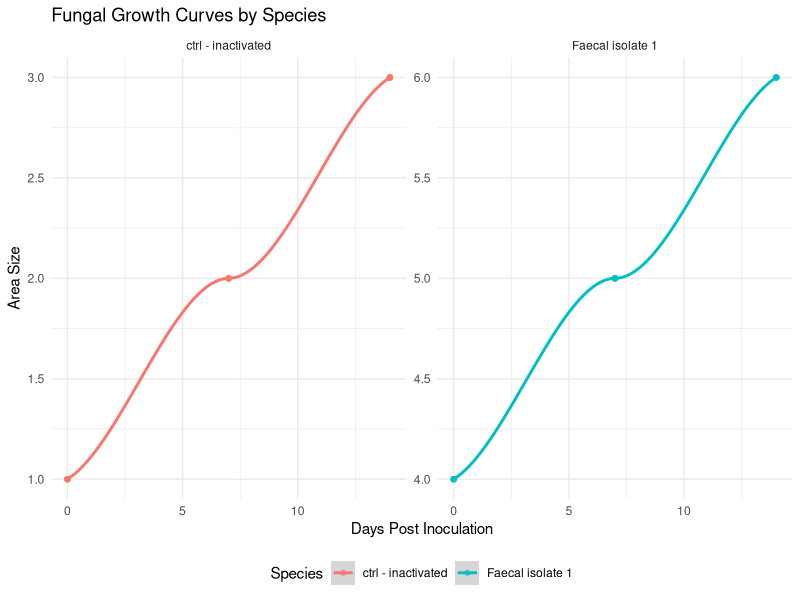
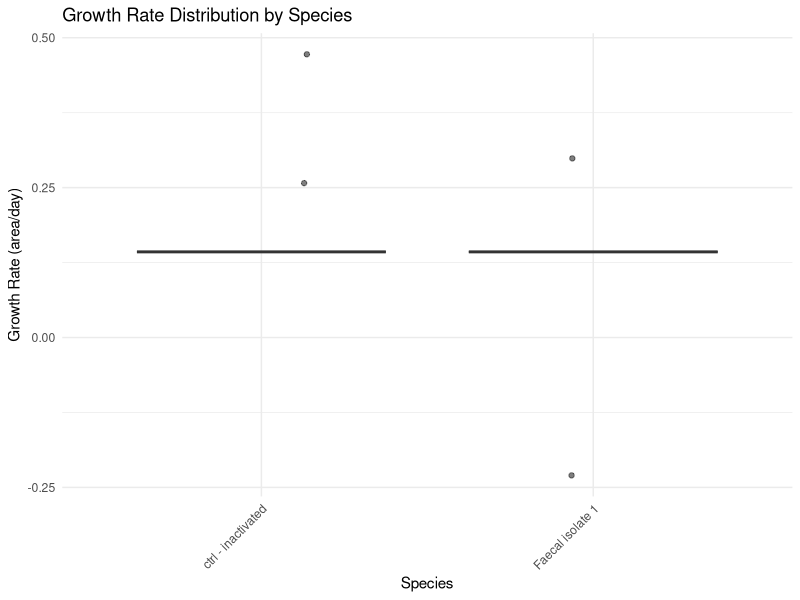

Recreate these plots in R, in order. (Note: this script raises an error after producing the figures.)
## ---- chunk 1
knitr::opts_chunk$set(echo = TRUE, warning = FALSE, message = FALSE)

# Load required libraries
library(tidyverse)
library(ggplot2)
library(car)
library(broom)
library(knitr)
library(patchwork)
library(corrplot)
library(emmeans)
## ---- chunk 2
# Load the cleaned experiment data
experiment_data <- read_csv("../data/raw/experiment_data_cleaned.csv")

# Display data structure
glimpse(experiment_data)

# Check for missing values
missing_summary <- experiment_data %>%
  summarise_all(~sum(is.na(.))) %>%
  pivot_longer(everything(), names_to = "variable", values_to = "missing_count") %>%
  filter(missing_count > 0)

kable(missing_summary, caption = "Missing values summary")
## ---- chunk 3
# Prepare growth data in long format
growth_data_long <- experiment_data %>%
  select(id_treatment, species, id_faeces, 
         area_size_0, area_size_7, area_size_14) %>%
  pivot_longer(cols = starts_with("area_size_"), 
               names_to = "timepoint", 
               values_to = "area_size") %>%
  mutate(dpi = as.numeric(str_extract(timepoint, "\\d+"))) %>%
  filter(!is.na(area_size))

# Calculate growth rates
growth_rates <- growth_data_long %>%
  group_by(id_treatment, species) %>%
  arrange(dpi) %>%
  mutate(growth_rate = (area_size - lag(area_size)) / (dpi - lag(dpi))) %>%
  filter(!is.na(growth_rate))
## ---- chunk 4
# Growth curves by species
p1 <- ggplot(growth_data_long, aes(x = dpi, y = area_size, color = species)) +
  geom_point(alpha = 0.6) +
  geom_smooth(method = "loess", se = TRUE) +
  facet_wrap(~species, scales = "free_y") +
  labs(title = "Fungal Growth Curves by Species",
       x = "Days Post Inoculation",
       y = "Area Size",
       color = "Species") +
  theme_minimal() +
  theme(legend.position = "bottom")

print(p1)
## ---- chunk 5
# Box plot of growth rates
p2 <- ggplot(growth_rates, aes(x = species, y = growth_rate, fill = species)) +
  geom_boxplot(alpha = 0.7) +
  geom_jitter(width = 0.2, alpha = 0.5) +
  labs(title = "Growth Rate Distribution by Species",
       x = "Species",
       y = "Growth Rate (area/day)") +
  theme_minimal() +
  theme(axis.text.x = element_text(angle = 45, hjust = 1),
        legend.position = "none")

print(p2)
## ---- chunk 6
# Filter for 14 dpi data
growth_14dpi <- growth_data_long %>%
  filter(dpi == 14, !is.na(area_size))

# Shapiro-Wilk test by species
normality_results <- growth_14dpi %>%
  group_by(species) %>%
  summarise(
    n = n(),
    shapiro_statistic = ifelse(n() >= 3, shapiro.test(area_size)$statistic, NA),
    shapiro_p_value = ifelse(n() >= 3, shapiro.test(area_size)$p.value, NA)
  )

kable(normality_results, caption = "Shapiro-Wilk normality test for growth at 14 dpi")
## ---- chunk 7
# Q-Q plots
ggplot(growth_14dpi, aes(sample = area_size)) +
  stat_qq() +
  stat_qq_line() +
  facet_wrap(~species, scales = "free") +
  labs(title = "Q-Q Plots for Growth Data by Species") +
  theme_minimal()
## ---- chunk 8
# Levene's test for homogeneity of variance
if(nrow(growth_14dpi) > 0) {
  levene_result <- leveneTest(area_size ~ species, data = growth_14dpi)
  print(levene_result)
}
## ---- chunk 9
# Visual inspection with residual plots
if(nrow(growth_14dpi) > 0) {
  growth_model <- lm(area_size ~ species, data = growth_14dpi)
  par(mfrow = c(2, 2))
  plot(growth_model)
}
## ---- chunk 10
# Perform ANOVA if assumptions are met
if(nrow(growth_14dpi) > 0 && length(unique(growth_14dpi$species)) > 1) {
  growth_anova <- aov(area_size ~ species, data = growth_14dpi)
  
  # ANOVA summary
  anova_summary <- tidy(growth_anova)
  kable(anova_summary, caption = "ANOVA results for fungal growth at 14 dpi")
  
  # Post-hoc test if significant
  if(anova_summary$p.value[1] < 0.05) {
    posthoc <- TukeyHSD(growth_anova)
    print(posthoc)
    plot(posthoc)
  }
}
## ---- chunk 11
# Calculate log reduction
bacteria_data <- experiment_data %>%
  filter(!is.na(e_coli_conc), !is.na(e_coli_mean)) %>%
  mutate(
    log_reduction = log10(e_coli_conc/e_coli_mean),
    cfu_reduction_percent = ((e_coli_mean - e_coli_conc)/e_coli_mean) * 100
  )

# Summary statistics
bacteria_summary <- bacteria_data %>%
  group_by(species) %>%
  summarise(
    n = n(),
    mean_log_reduction = mean(log_reduction, na.rm = TRUE),
    sd_log_reduction = sd(log_reduction, na.rm = TRUE),
    mean_percent_reduction = mean(cfu_reduction_percent, na.rm = TRUE)
  )

kable(bacteria_summary, caption = "Bacterial reduction summary by species")
## ---- chunk 12
# Log reduction by species
p3 <- ggplot(bacteria_data, aes(x = species, y = log_reduction, fill = species)) +
  geom_boxplot(alpha = 0.7) +
  geom_jitter(width = 0.2, alpha = 0.5) +
  geom_hline(yintercept = 0, linetype = "dashed", color = "red") +
  labs(title = "E. coli Log Reduction by Fungal Species",
       x = "Species",
       y = "Log10 Reduction",
       subtitle = "Negative values indicate reduction") +
  theme_minimal() +
  theme(axis.text.x = element_text(angle = 45, hjust = 1),
        legend.position = "none")

print(p3)
## ---- chunk 13
# Distribution of reductions
p4 <- ggplot(bacteria_data, aes(x = log_reduction, fill = species)) +
  geom_histogram(bins = 20, alpha = 0.7) +
  facet_wrap(~species, scales = "free_y") +
  labs(title = "Distribution of E. coli Log Reductions",
       x = "Log10 Reduction",
       y = "Count") +
  theme_minimal() +
  theme(legend.position = "none")

print(p4)
## ---- chunk 14
# Shapiro-Wilk test for log reduction
bacteria_normality <- bacteria_data %>%
  group_by(species) %>%
  summarise(
    n = n(),
    shapiro_statistic = ifelse(n() >= 3, shapiro.test(log_reduction)$statistic, NA),
    shapiro_p_value = ifelse(n() >= 3, shapiro.test(log_reduction)$p.value, NA)
  )

kable(bacteria_normality, caption = "Shapiro-Wilk normality test for log reduction")

# Q-Q plots
ggplot(bacteria_data, aes(sample = log_reduction)) +
  stat_qq() +
  stat_qq_line() +
  facet_wrap(~species, scales = "free") +
  labs(title = "Q-Q Plots for Log Reduction by Species") +
  theme_minimal()
## ---- chunk 15
# Levene's test
if(nrow(bacteria_data) > 0) {
  bacteria_levene <- leveneTest(log_reduction ~ species, data = bacteria_data)
  print(bacteria_levene)
}
## ---- chunk 16
# Decision based on normality and homogeneity
if(nrow(bacteria_data) > 0 && length(unique(bacteria_data$species)) > 1) {
  # Check if normality assumption is met
  if(all(bacteria_normality$shapiro_p_value > 0.05, na.rm = TRUE)) {
    # Parametric ANOVA
    bacteria_anova <- aov(log_reduction ~ species, data = bacteria_data)
    print(summary(bacteria_anova))
    
    # Post-hoc if significant
    if(summary(bacteria_anova)[[1]][["Pr(>F)"]][1] < 0.05) {
      bacteria_posthoc <- TukeyHSD(bacteria_anova)
      print(bacteria_posthoc)
    }
  } else {
    # Non-parametric Kruskal-Wallis
    bacteria_kw <- kruskal.test(log_reduction ~ species, data = bacteria_data)
    print(bacteria_kw)
    
    # Dunn test for post-hoc if significant
    if(bacteria_kw$p.value < 0.05) {
      # Note: Would need dunn.test package for post-hoc
      print("Kruskal-Wallis test is significant. Consider Dunn test for pairwise comparisons.")
    }
  }
}
## ---- chunk 17
# pH data summary
ph_data <- experiment_data %>%
  select(id_treatment, species, ph_0dpi, id_faeces) %>%
  filter(!is.na(ph_0dpi))

# Summary by species
ph_summary <- ph_data %>%
  group_by(species) %>%
  summarise(
    n = n(),
    mean_ph = mean(ph_0dpi, na.rm = TRUE),
    sd_ph = sd(ph_0dpi, na.rm = TRUE),
    min_ph = min(ph_0dpi, na.rm = TRUE),
    max_ph = max(ph_0dpi, na.rm = TRUE)
  )

kable(ph_summary, caption = "pH summary by species")

# Visualization
p5 <- ggplot(ph_data, aes(x = species, y = ph_0dpi, fill = species)) +
  geom_boxplot(alpha = 0.7) +
  geom_jitter(width = 0.2, alpha = 0.5) +
  labs(title = "Initial pH Distribution by Species",
       x = "Species",
       y = "pH at 0 DPI") +
  theme_minimal() +
  theme(axis.text.x = element_text(angle = 45, hjust = 1),
        legend.position = "none")

print(p5)
## ---- chunk 18
# Calculate weight changes
weight_data <- experiment_data %>%
  filter(!is.na(weight_0dpi)) %>%
  mutate(
    initial_dry_weight = dry_weight_0dpi,
    water_loss_potential = weight_0dpi - dry_weight_0dpi
  )

# Summary by species
weight_summary <- weight_data %>%
  group_by(species) %>%
  summarise(
    n = n(),
    mean_initial_weight = mean(weight_0dpi, na.rm = TRUE),
    mean_dry_weight = mean(dry_weight_0dpi, na.rm = TRUE),
    mean_water_content = mean(water_content, na.rm = TRUE)
  )

kable(weight_summary, caption = "Weight characteristics by species")
## ---- chunk 19
# Prepare data for correlation
integrated_data <- experiment_data %>%
  filter(!is.na(e_coli_conc), !is.na(e_coli_mean)) %>%
  mutate(
    log_reduction = log10(e_coli_conc/e_coli_mean),
    growth_14d = area_size_14
  ) %>%
  select(species, log_reduction, growth_14d, ph_0dpi, 
         water_content, dry_weight_0dpi) %>%
  filter(complete.cases(.))

# Correlation matrix by species
if(nrow(integrated_data) > 5) {
  # Numeric data only for correlation
  cor_data <- integrated_data %>%
    select(-species) %>%
    cor(use = "complete.obs")
  
  # Visualization
  corrplot(cor_data, method = "circle", type = "upper",
           tl.col = "black", tl.srt = 45,
           title = "Correlation Matrix of Variables")
}
## ---- chunk 20
# PCA if enough complete cases
complete_data <- integrated_data %>%
  select(-species) %>%
  filter(complete.cases(.))

if(nrow(complete_data) > 10) {
  # Perform PCA
  pca_result <- prcomp(complete_data, scale = TRUE)
  
  # Variance explained
  variance_explained <- summary(pca_result)$importance
  print(variance_explained)
  
  # Biplot
  biplot(pca_result, main = "PCA Biplot of Integrated Variables")
}
## ---- chunk 21
# Create composite effectiveness score
effectiveness_data <- experiment_data %>%
  filter(!is.na(e_coli_conc), !is.na(e_coli_mean)) %>%
  mutate(
    log_reduction = log10(e_coli_conc/e_coli_mean),
    growth_score = case_when(
      !is.na(area_size_14) ~ area_size_14,
      !is.na(area_size_7) ~ area_size_7 * 2,  # Extrapolate
      TRUE ~ 0
    )
  ) %>%
  group_by(species) %>%
  summarise(
    n_samples = n(),
    mean_log_reduction = mean(log_reduction, na.rm = TRUE),
    mean_growth = mean(growth_score, na.rm = TRUE),
    effectiveness_score = -mean_log_reduction + scale(mean_growth)[,1]
  ) %>%
  arrange(desc(effectiveness_score))

kable(effectiveness_data, 
      caption = "Treatment effectiveness ranking (higher score = more effective)")
## ---- chunk 22
# Visualization
p6 <- ggplot(effectiveness_data, 
             aes(x = mean_growth, y = -mean_log_reduction, 
                 color = species, size = n_samples)) +
  geom_point(alpha = 0.7) +
  geom_text(aes(label = species), vjust = -1, size = 3) +
  labs(title = "Treatment Effectiveness: Growth vs Bacterial Reduction",
       x = "Mean Growth Score",
       y = "Mean Bacterial Reduction (positive = reduction)",
       size = "Sample Size") +
  theme_minimal() +
  theme(legend.position = "bottom")

print(p6)
## ---- chunk 23
# Create comprehensive summary table
summary_table <- experiment_data %>%
  mutate(log_reduction = log10(e_coli_conc/e_coli_mean)) %>%
  group_by(species) %>%
  summarise(
    n = n(),
    growth_14d = mean(area_size_14, na.rm = TRUE),
    bacterial_reduction = mean(log_reduction, na.rm = TRUE),
    initial_ph = mean(ph_0dpi, na.rm = TRUE),
    .groups = "drop"
  ) %>%
  mutate(
    growth_rank = rank(-growth_14d, na.last = "keep"),
    reduction_rank = rank(bacterial_reduction, na.last = "keep"),
    overall_rank = (growth_rank + reduction_rank) / 2
  ) %>%
  arrange(overall_rank)

kable(summary_table, 
      caption = "Comprehensive summary and ranking of fungal treatments",
      digits = 2)
## ---- chunk 24
sessionInfo()
